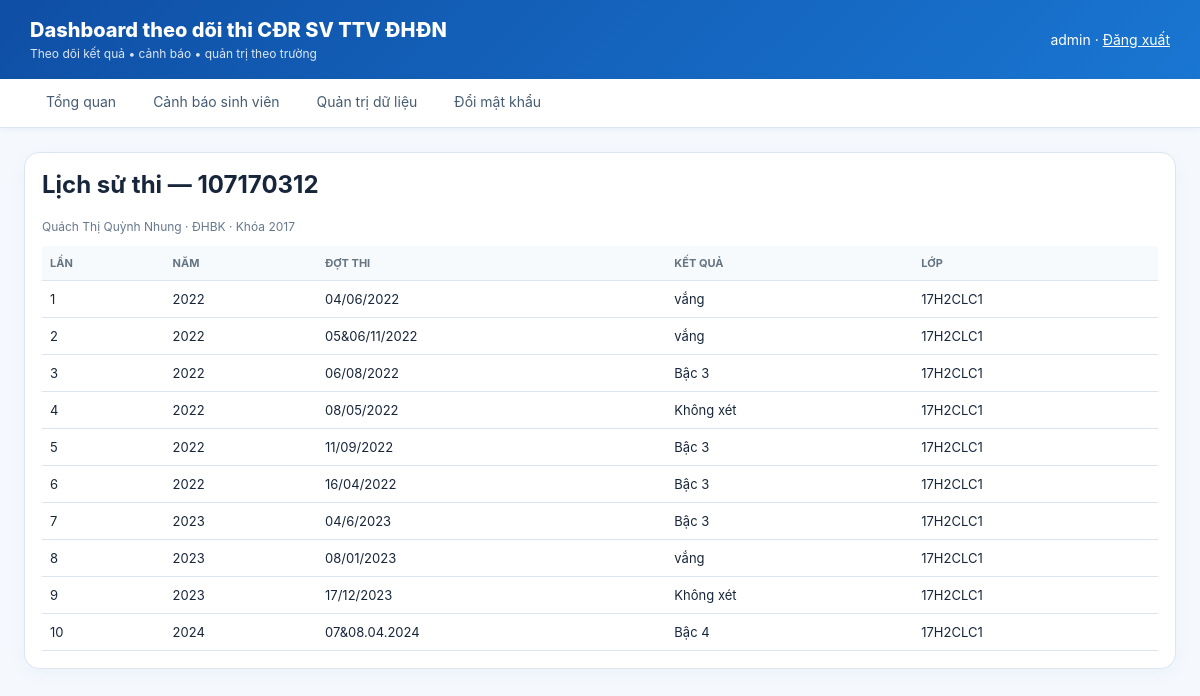
The app's page /student/107170312 (signed in) with its own data.
### tables this page shows
CREATE TABLE users(id INTEGER PRIMARY KEY AUTOINCREMENT,username TEXT UNIQUE NOT NULL,password_hash TEXT NOT NULL,role TEXT NOT NULL,school TEXT,active INTEGER NOT NULL DEFAULT 1,must_change_password INTEGER NOT NULL DEFAULT 1);

CREATE TABLE exam_records(id INTEGER PRIMARY KEY AUTOINCREMENT,tt INTEGER,sbd TEXT,ma_sv TEXT,ho_ten TEXT,ngay_sinh TEXT,noi_sinh TEXT,lop TEXT,khoa TEXT,ket_qua TEXT,truong TEXT,dot_thi TEXT,nam INTEGER);

### app.py (the view)
@app.route('/student/<ma_sv>')
@restricted_detail
def student_detail(ma_sv):
    u=current_user(); c=db(); rows=c.execute('SELECT * FROM exam_records WHERE ma_sv=? ORDER BY nam,dot_thi',(ma_sv,)).fetchall();c.close()
    if not rows: abort(404)
    if u['role']=='school' and rows[0]['truong']!=u['school']: abort(403)
    return render_template('student.html',rows=rows,ma_sv=ma_sv)

### app.py (called while the page is built)
def db():
    c = sqlite3.connect(DB); c.row_factory = sqlite3.Row; return c

def current_user():
    uid=session.get('uid')
    if not uid: return None
    c=db(); u=c.execute('SELECT * FROM users WHERE id=? AND active=1',(uid,)).fetchone(); c.close(); return u

def restricted_detail(f):
    @wraps(f)
    def w(*a,**kw):
        u=current_user()
        if not u: return redirect(url_for('login'))
        if u['role']=='viewer': abort(403)
        return f(*a,**kw)
    return w

@app.context_processor
def inject(): return {'user':current_user(),'school_list':SCHOOLS,'school_colors':SCHOOL_COLORS}

### templates/student.html
{% extends 'base.html' %}{% block content %}<div class="card"><h2 style="margin-top:0">Lịch sử thi — {{ma_sv}}</h2><p class="desc">{{rows[0]['ho_ten']}} · {{rows[0]['truong']}} · Khóa {{rows[0]['khoa']}}</p><div class="tablewrap"><table class="table"><tr><th>Lần</th><th>Năm</th><th>Đợt thi</th><th>Kết quả</th><th>Lớp</th></tr>{% for r in rows %}<tr><td>{{loop.index}}</td><td>{{r['nam']}}</td><td>{{r['dot_thi']}}</td><td>{{r['ket_qua']}}</td><td>{{r['lop']}}</td></tr>{% endfor %}</table></div></div>{% endblock %}

### templates/base.html (shortened to what this page needs)
<!doctype html><html lang="vi"><head><meta charset="utf-8"><meta name="viewport" content="width=device-width,initial-scale=1"><title>Dashboard theo dõi thi CĐR SV TTV ĐHĐN</title></head><body><header class="top"><div><div class="brand">Dashboard theo dõi thi CĐR SV TTV ĐHĐN</div><div class="sub">Theo dõi kết quả • cảnh báo • quản trị theo trường</div></div><div class="user">{% if user %}<span>{{user['username']}}</span> · <a style="color:#fff" href="{{url_for('logout')}}">Đăng xuất</a>{% endif %}</div></header>{% if user %}<nav class="nav"><a href="{{url_for('index')}}">Tổng quan</a>{% if user['role']!='viewer' %}<a href="{{url_for('students')}}">Cảnh báo sinh viên</a>{% endif %}{% if user['role']=='admin' %}<a href="{{url_for('admin')}}">Quản trị dữ liệu</a>{% endif %}<a href="{{url_for('change_password')}}">Đổi mật khẩu</a></nav>{% endif %}<main class="wrap">{% with msgs=get_flashed_messages(with_categories=true) %}{% for cat,msg in msgs %}<div class="flash {{cat}}">{{msg}}</div>{% endfor %}{% endwith %}{% block content %}{% endblock %}</main></body></html>

### templates/base.html (style rules this page uses)
:root { --navy:#123b70;--blue:#1769c2;--bg:#f5f9fe;--card:#fff;--muted:#66788c;--line:#dce6f0 }
* { box-sizing:border-box }
body { margin:0;background:var(--bg);font-family:Inter,Segoe UI,Arial,sans-serif;color:#17263a }
.top { background:linear-gradient(135deg,#0f4fa5,#1976d2);color:#fff;padding:18px 30px;display:flex;align-items:center;justify-content:space-between;box-shadow:0 4px 18px #174f8a22 }
.brand { font-weight:800;font-size:20px }
.sub { font-size:12px;opacity:.85;margin-top:4px }
.user { font-size:14px }
.nav { background:#fff;border-bottom:1px solid var(--line);padding:0 30px;display:flex;gap:5px;align-items:center;box-shadow:0 1px 6px #173f6810 }
.nav a { padding:14px 16px;text-decoration:none;color:#455b72;font-size:14px;border-bottom:3px solid transparent }
.wrap { max-width:1500px;margin:0 auto;padding:24px }
.card { background:#fff;border:1px solid var(--line);border-radius:15px;padding:17px;overflow:hidden;box-shadow:0 5px 18px #1a4b7b0b }
.desc { font-size:12px;color:var(--muted);margin-bottom:12px }
.tablewrap { overflow:auto }
.table { width:100%;border-collapse:collapse;font-size:13px }
.table th,.table td { padding:10px 8px;border-bottom:1px solid var(--line);text-align:left;white-space:nowrap }
.table th { font-size:11px;text-transform:uppercase;color:#657482;background:#f7fafc }

### records on screen
users: username "admin"
exam_records: ho_ten "Quách Thị Quỳnh Nhung", truong "ĐHBK", khoa "2017", nam "2022", dot_thi "04/06/2022", ket_qua "vắng", lop "17H2CLC1"
exam_records: nam "2022", dot_thi "05&06/11/2022", ket_qua "vắng", lop "17H2CLC1", dot_thi "06/08/2022", ket_qua "Bậc 3", dot_thi "11/09/2022", dot_thi "16/04/2022", nam "2023", dot_thi "04/6/2023"
exam_records: nam "2022", dot_thi "08/05/2022", ket_qua "Không xét", lop "17H2CLC1"

### other values on screen
{{ ma_sv }} "107170312"
{{ r['nam'] }} "2023" "2023" "2024"
{{ r['dot_thi'] }} "08/01/2023" "17/12/2023" "07&08.04.2024"
{{ r['ket_qua'] }} "vắng" "Không xét" "Bậc 4"
{{ r['lop'] }} "17H2CLC1" "17H2CLC1" "17H2CLC1"
